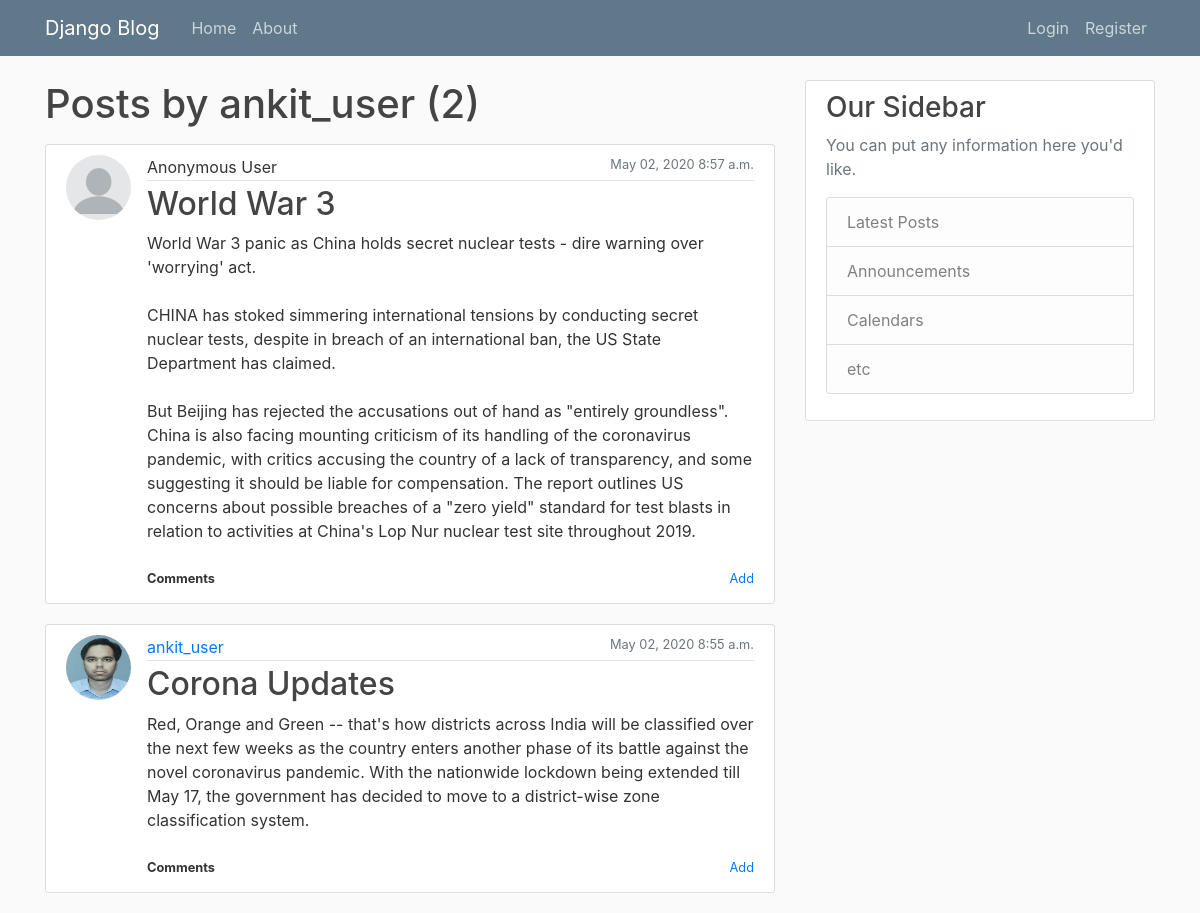
Before: /user/ankit_user with the older database file.
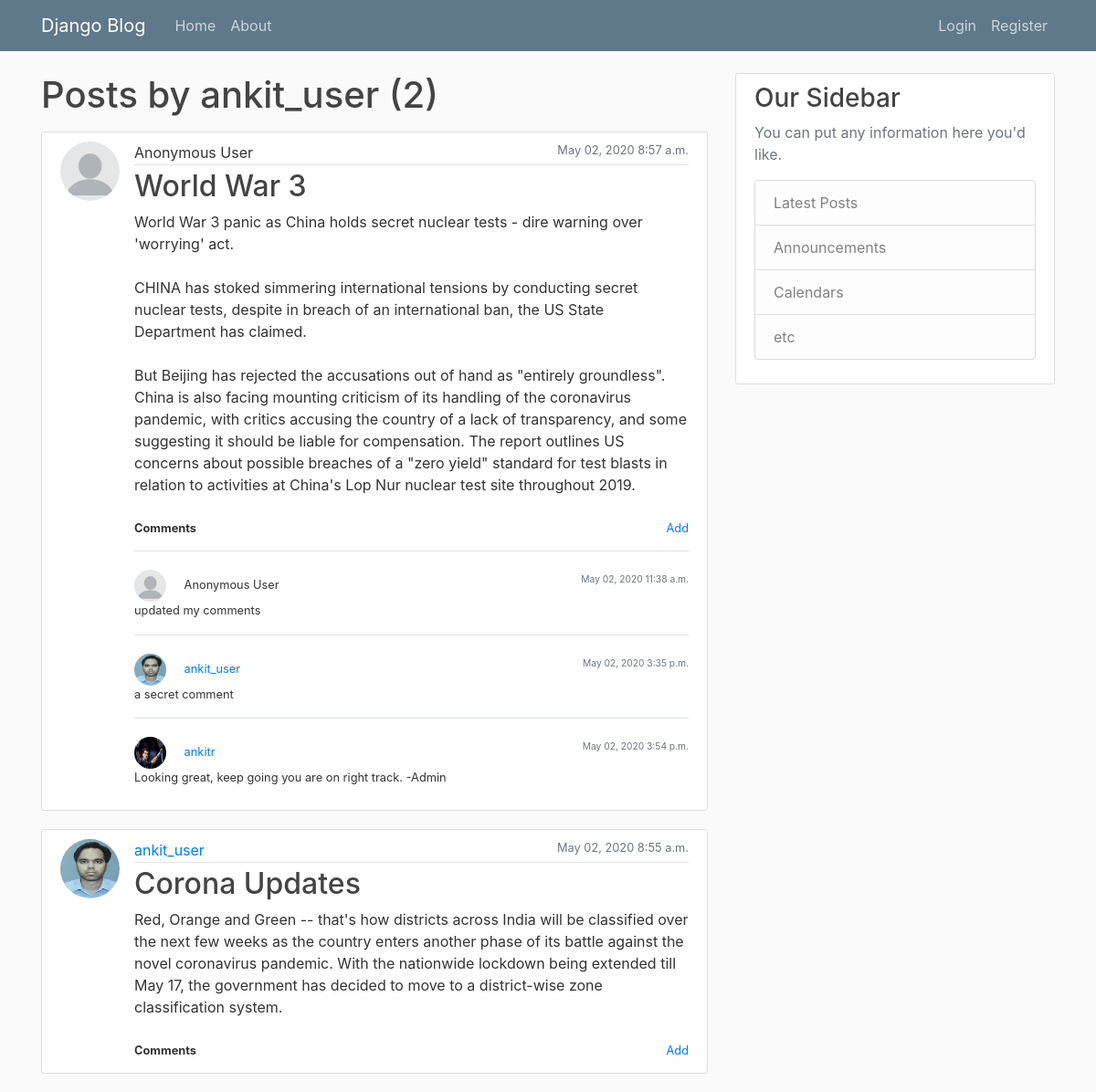
After: the same page with the newer database file.
### blog/models.py (models this page shows, shortened)
class Post(models.Model):
    title = models.CharField(max_length=100)
    content = models.TextField()
    anonymous = models.BooleanField("Post as Anonymous User", editable=True, default=True)
    date_posted = models.DateTimeField(default=timezone.now)
    author = models.ForeignKey(User, on_delete=models.CASCADE)

class Comment(models.Model):
    content = models.TextField()
    anonymous = models.BooleanField("Comment as Anonymous User", editable=True, default=True)
    date_posted = models.DateTimeField(default=timezone.now)
    author = models.ForeignKey(User, on_delete=models.CASCADE)
    post = models.ForeignKey(Post, on_delete=models.CASCADE, related_name='comments')

### users/models.py (models this page shows, shortened)
class Profile(models.Model):
    user = models.OneToOneField(User, on_delete=models.CASCADE)
    image = models.ImageField(default='default.jpg', upload_to='profile_pics')

### blog/views.py (the view)
# urls.py: path('user/<str:username>', UserPostListView.as_view(), name='user-posts'),
class UserPostListView(ListView):
    model = Post
    template_name = 'blog/user_posts.html'  # <app>/<model>_<viewtype>.html
    context_object_name = 'posts'
    paginate_by = 5
    def get_queryset(self):
        user = get_object_or_404(User, username=self.kwargs.get('username'))
        return Post.objects.filter(author=user).order_by('-date_posted')

### blog/templates/blog/user_posts.html (shortened to what this page needs)
{% extends "blog/base.html" %}
{% block content %}
    <h1 class="mb-3">Posts by {{ view.kwargs.username }} ({{ page_obj.paginator.count }})</h1>
    {% for post in posts %}
        {% include 'blog/post_raw.html' with post=post %}
    {% endfor %}
{% endblock content %}

### blog/templates/blog/post_raw.html (shortened to what this page needs)
<article class="media content-section">
  {% if post.anonymous %}
    <img class="rounded-circle article-img" src="/media/profile_pics/anonymous.png">
  {% else %}
    <img class="rounded-circle article-img" src="{{ post.author.profile.image.url }}">
  {% endif %}
  <div class="media-body full-block">
  <div class="full-block">
    <div class="article-metadata">
        {% if post.anonymous %}
            Anonymous User
        {% else %}
            <a class="mr-2" href="{% url 'user-posts' post.author.username %}">{{ post.author }}</a>
        {% endif %}
      <small class="text-muted" style="float:right;">{{ post.date_posted|date:"F d, Y P" }}</small>
    </div>
    <h2><a class="article-title" href="{% url 'post-detail' post.id %}">{{ post.title }}</a></h2>
    <p class="article-content">{{ post.content }}</p>
  </div>
  <div class="full-block small padding-top-10">
      <div class="float-left " style="font-weight: bold" >Comments</div>
      <div class="float-right">
          <a href="{% url 'post-comment-create' post_id=post.id %}">Add</a>
      </div>
  </div>
  <br>
  {% if post.comments.all  %}
    <div class="full-block padding-top-10">
      {% for comment in post.comments.all %}
        {% include 'blog/comment_detail.html' with comment=comment editable=True %}
      {% endfor %}
    </div>
  {% endif %}
  </div>
</article>

### blog/templates/blog/comment_detail.html (shortened to what this page needs)
<div class="float-left full-block padding-top-20 border-top">
    <div class="small float-left full-block">
        <div class="float-left">
        {% if comment.anonymous %}
            <img class="rounded-circle comment-img" src="/media/profile_pics/anonymous.png">
            Anonymous User
        {% else %}
            <img class="rounded-circle comment-img" src="{{ comment.author.profile.image.url }}">
            <a class="mr-2" href="{% url 'user-posts' comment.author.username %}">{{ comment.author }}</a>
        {% endif %}
        </div>
        <div class="float-right">
            <small class="text-muted" styl    e="float:right;">{{ comment.date_posted|date:"F d, Y P" }}</small>
        </div>
    </div>
    <p class="small">{{ comment.content }}</p>
</div>

Changed rows visible on the page:
added Comment: anonymous True (drawn), date_posted "May 02, 2020 11:38 a.m.", content "updated my comments", shown under Post "World War 3"
added Comment: author.profile.image (picture), author "ankit_user", date_posted "May 02, 2020 3:35 p.m.", content "a secret comment", shown under Post "World War 3"
added Comment: author.profile.image (picture), author "ankitr", date_posted "May 02, 2020 3:54 p.m.", content "Looking great, keep going you are on right track. -Admin", shown under Post "World War 3"
